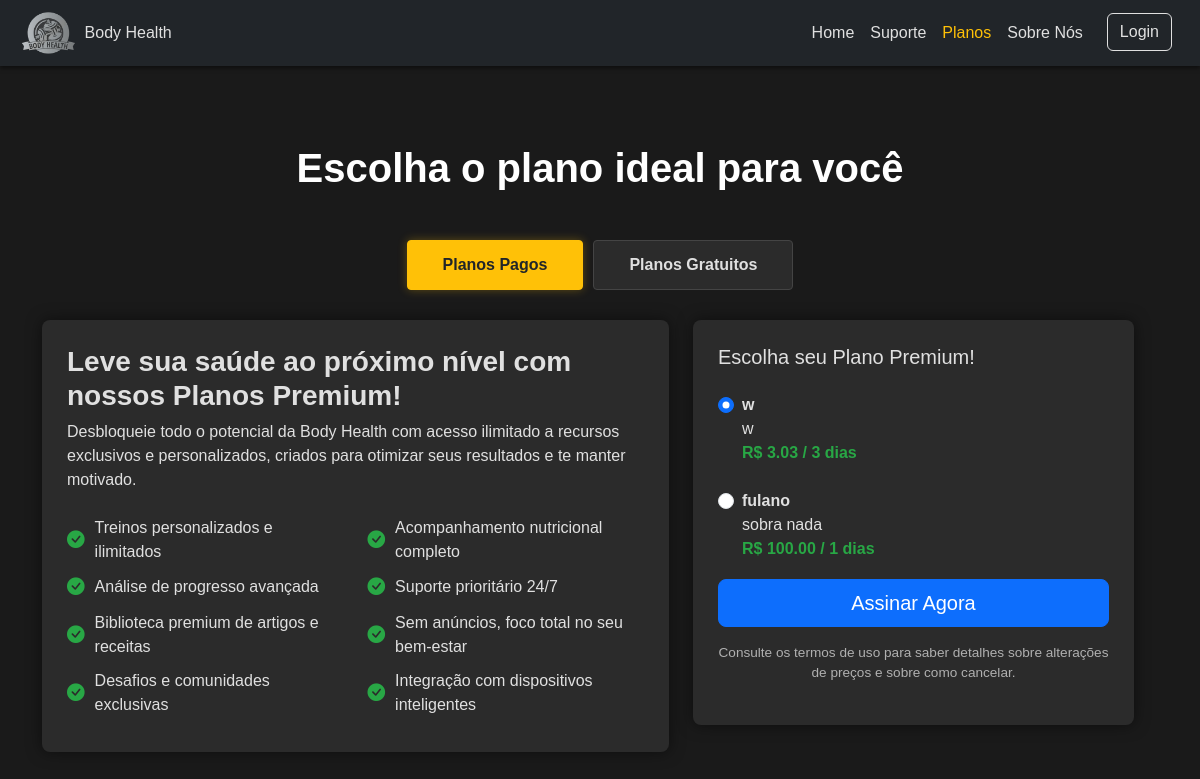
The page /planos on the database its author committed.
### tables this page shows
CREATE TABLE plano (
    id INTEGER PRIMARY KEY AUTOINCREMENT,
    nome TEXT NOT NULL,
    descricao TEXT,
    preco REAL NOT NULL,
    duracao_dias INTEGER NOT NULL,
    ativo INTEGER DEFAULT 1,
    data_criacao TIMESTAMP DEFAULT CURRENT_TIMESTAMP
);

### main.py (the view)
@app.get("/planos")
async def planos(request: Request):
    try:
        todos_planos = plano_repo.obter_todos()
        planos_gratuitos = [p for p in todos_planos if p.preco == 0.0]
        planos_pagos = [p for p in todos_planos if p.preco > 0.0]
        planos_pagos.sort(key=lambda x: x.preco)
        planos_gratuitos.sort(key=lambda x: x.duracao_dias, reverse=True)
        print(f"[DEBUG] Total de planos: {len(todos_planos)}")
        print(f"[DEBUG] Planos gratuitos: {len(planos_gratuitos)}")
        print(f"[DEBUG] Planos pagos: {len(planos_pagos)}")
        return templates.TemplateResponse("inicio/planos.html", {
            "request": request,
            "todos_planos": todos_planos,
            "planos_gratuitos": planos_gratuitos,
            "planos_pagos": planos_pagos,
            "total_planos": len(todos_planos),
            "tem_planos_pagos": len(planos_pagos) > 0,
            "tem_planos_gratuitos": len(planos_gratuitos) > 0
        })
    except Exception as e:
        print(f"[ERRO] Erro ao carregar planos: {str(e)}")
        return templates.TemplateResponse("inicio/planos.html", {
            "request": request,
            "todos_planos": [],
            "planos_gratuitos": [],
            "planos_pagos": [],
            "total_planos": 0,
            "tem_planos_pagos": False,
            "tem_planos_gratuitos": False,
            "erro": "Erro ao carregar planos. Tente novamente mais tarde."
        })

### templates/inicio/planos.html (shortened to what this page needs)
{% extends 'layout.html' %}
{% block content %}
    <div class="container mt-5">
        <h1 class="text-center mb-5 fw-bold text-primary">Escolha o plano ideal para você</h1>
        <div class="plan-tabs" role="tablist">
            <label for="premium-tab" class="plan-tab-label" onclick="showTab('premium-content-section')">Planos Pagos</label>
            <label for="free-tab" class="plan-tab-label" onclick="showTab('free-content-section')">Planos Gratuitos</label>
        </div>
        <div class="tab-content-wrapper">
            <div id="premium-content-section" class="tab-content-section row">
                <div class="col-md-7">
                    <div class="plan-details-card">
                        <h3 class="fw-bold">Leve sua saúde ao próximo nível com nossos Planos Premium!</h3>
                        <p>Desbloqueie todo o potencial da Body Health com acesso ilimitado a recursos exclusivos e personalizados, criados para otimizar seus resultados e te manter motivado.</p>
                        <div class="row features mt-4">
                            <div class="col-12 col-md-6"><i class="bi bi-check-circle-fill"></i> Treinos personalizados e ilimitados</div>
                            <div class="col-12 col-md-6"><i class="bi bi-check-circle-fill"></i> Acompanhamento nutricional completo</div>
                            <div class="col-12 col-md-6"><i class="bi bi-check-circle-fill"></i> Análise de progresso avançada</div>
                            <div class="col-12 col-md-6"><i class="bi bi-check-circle-fill"></i> Suporte prioritário 24/7</div>
                            <div class="col-12 col-md-6"><i class="bi bi-check-circle-fill"></i> Biblioteca premium de artigos e receitas</div>
                            <div class="col-12 col-md-6"><i class="bi bi-check-circle-fill"></i> Sem anúncios, foco total no seu bem-estar</div>
                            <div class="col-12 col-md-6"><i class="bi bi-check-circle-fill"></i> Desafios e comunidades exclusivas</div>
                            <div class="col-12 col-md-6"><i class="bi bi-check-circle-fill"></i> Integração com dispositivos inteligentes</div>
                        </div>
                    </div>
                </div>
                <div class="col-md-5">
                    <div class="sidebar">
                        <h5>Escolha seu Plano Premium!</h5>
                        {% if planos_pagos %}
                            {% for plano in planos_pagos %}
                            <div class="form-check mt-4">
                                <input class="form-check-input" type="radio" name="assinatura" id="plano_{{ plano.id }}" value="{{ plano.preco }}" {% if loop.first %}checked{% endif %}>
                                <label class="form-check-label" for="plano_{{ plano.id }}">
                                    <strong>{{ plano.nome }}</strong><br>
                                    {{ plano.descricao }}<br>
                                    <strong class="text-success">R$ {{ "%.2f"|format(plano.preco) }}{% if plano.duracao_dias == 30 %} / mês{% elif plano.duracao_dias >= 365 %} / ano{% else %} / {{ plano.duracao_dias }} dias{% endif %}</strong>
                                </label>
                            </div>
                            {% endfor %}
                        {% else %}
                            <div class="alert alert-info">
                                <p>No momento não temos planos pagos disponíveis. Em breve teremos novidades!</p>
                            </div>
                        {% endif %}
                        {% if planos_pagos %}
                        <a href="/pagamento"><button class="btn btn-primary btn-lg w-100 mt-3">Assinar Agora</button></a>
                        <p class="mt-3 text-muted text-center" style="font-size: 0.85rem;">
                            Consulte os termos de uso para saber detalhes sobre alterações de preços e sobre como cancelar.
                        </p>
                        {% endif %}
                    </div>
                </div>
            </div>
        </div>
    </div>
{%endblock%}

### static/css/styles.css (style rules this page uses)
:root { --dark-bg: #1a1a1a; --dark-card-bg: #2b2b2b; --dark-text-color: #e0e0e0; --dark-muted-text: #b0b0b0; --dark-border-color: #444444; --dark-shadow-color: rgba(0, 0, 0, 0.5); --highlight-yellow: #ffc107; --highlight-green: #28a745; --highlight-red: #dc3545; --light-banner-bg-start: #ffffff; --light-banner-bg-end: #eaeaea; --light-banner-text: #000000; }
body { background-color: var(--dark-bg); color: var(--dark-text-color); font-family: Arial, sans-serif; padding-top: 0px; }
.text-primary { color: white !important; }
.text-success { color: var(--highlight-green) !important; }
.text-muted { color: var(--dark-muted-text) !important; }
.card-custom, .about-card, .support-card, .sidebar, .plan-details-card { background-color: var(--dark-card-bg); border-radius: 8px; padding: 25px; box-shadow: 0 0 15px var(--dark-shadow-color); margin-bottom: 20px; }
.plan-tabs { display: flex; justify-content: center; margin-bottom: 30px; gap: 10px; }
.plan-tab-label { border: 1px solid var(--dark-border-color); border-radius: 0.25rem; padding: 12px 35px; font-weight: bold; background-color: var(--dark-card-bg); color: var(--dark-text-color); cursor: pointer; transition: all 0.3s ease; text-align: center; user-select: none; }
.plan-tab-control:checked + .plan-tab-label { background-color: var(--highlight-yellow); color: #212529; border-color: var(--highlight-yellow); box-shadow: 0 0 10px rgba(255,193,7,0.3); }
.tab-content-section { display: none; width: 100%; }
.features i { font-size: 1.1rem; margin-right: 10px; color: var(--highlight-green); }
.features .col-12, .features .col-md-6 { display: flex; align-items: center; margin-bottom: 10px; }

### rows shown on the page
plano: nome "w", descricao "w", preco "3.03", duracao_dias "3"
plano: nome "fulano", descricao "sobra nada", preco "100.00", duracao_dias "1"
